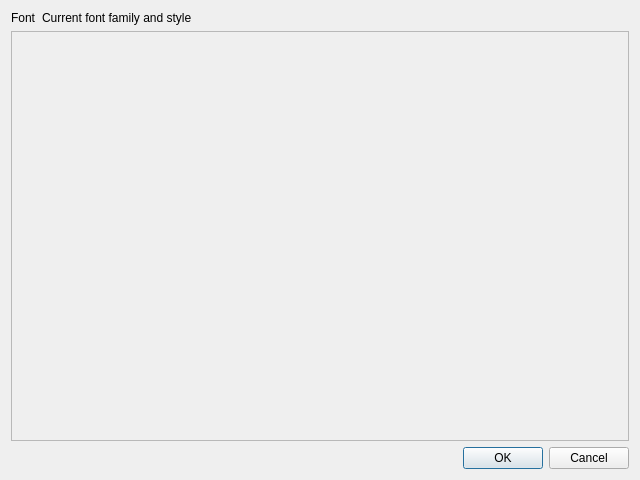
<?xml version="1.0" encoding="UTF-8"?>
<ui version="4.0">
 <class>QgsCharacterSelectorBase</class>
 <widget class="QDialog" name="QgsCharacterSelectorBase">
  <property name="geometry">
   <rect>
    <x>0</x>
    <y>0</y>
    <width>640</width>
    <height>480</height>
   </rect>
  </property>
  <property name="minimumSize">
   <size>
    <width>640</width>
    <height>480</height>
   </size>
  </property>
  <property name="windowTitle">
   <string>Character Selector</string>
  </property>
  <layout class="QVBoxLayout" name="verticalLayout">
   <item>
    <layout class="QHBoxLayout" name="horizontalLayout">
     <item>
      <widget class="QLabel" name="mCharSelectLabel">
       <property name="sizePolicy">
        <sizepolicy hsizetype="Maximum" vsizetype="Preferred">
         <horstretch>0</horstretch>
         <verstretch>0</verstretch>
        </sizepolicy>
       </property>
       <property name="text">
        <string>Font</string>
       </property>
      </widget>
     </item>
     <item>
      <widget class="QLabel" name="mCharSelectLabelFont">
       <property name="text">
        <string>Current font family and style</string>
       </property>
      </widget>
     </item>
    </layout>
   </item>
   <item>
    <widget class="QScrollArea" name="mCharSelectScrollArea">
     <property name="minimumSize">
      <size>
       <width>0</width>
       <height>0</height>
      </size>
     </property>
     <property name="verticalScrollBarPolicy">
      <enum>Qt::ScrollBarAsNeeded</enum>
     </property>
     <property name="horizontalScrollBarPolicy">
      <enum>Qt::ScrollBarAsNeeded</enum>
     </property>
     <property name="widgetResizable">
      <bool>false</bool>
     </property>
     <widget class="QWidget" name="scrollAreaWidgetContents">
      <property name="geometry">
       <rect>
        <x>0</x>
        <y>0</y>
        <width>359</width>
        <height>371</height>
       </rect>
      </property>
     </widget>
    </widget>
   </item>
   <item>
    <widget class="QDialogButtonBox" name="mCharSelectButtonBox">
     <property name="orientation">
      <enum>Qt::Horizontal</enum>
     </property>
     <property name="standardButtons">
      <set>QDialogButtonBox::Cancel|QDialogButtonBox::Ok</set>
     </property>
    </widget>
   </item>
  </layout>
 </widget>
 <resources/>
 <connections>
  <connection>
   <sender>mCharSelectButtonBox</sender>
   <signal>accepted()</signal>
   <receiver>QgsCharacterSelectorBase</receiver>
   <slot>accept()</slot>
   <hints>
    <hint type="sourcelabel">
     <x>248</x>
     <y>254</y>
    </hint>
    <hint type="destinationlabel">
     <x>157</x>
     <y>274</y>
    </hint>
   </hints>
  </connection>
  <connection>
   <sender>mCharSelectButtonBox</sender>
   <signal>rejected()</signal>
   <receiver>QgsCharacterSelectorBase</receiver>
   <slot>reject()</slot>
   <hints>
    <hint type="sourcelabel">
     <x>316</x>
     <y>260</y>
    </hint>
    <hint type="destinationlabel">
     <x>286</x>
     <y>274</y>
    </hint>
   </hints>
  </connection>
 </connections>
</ui>
